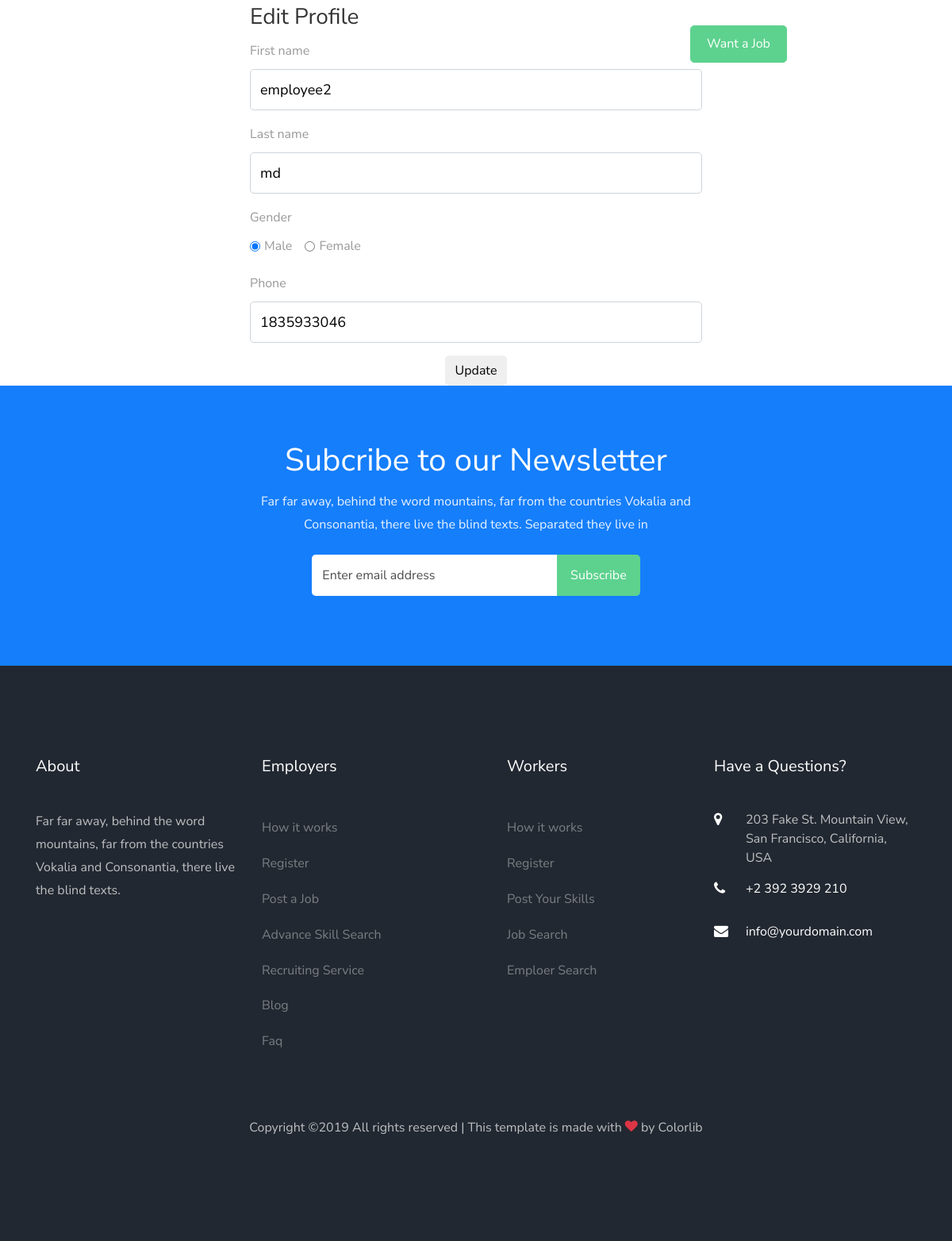
The page /employee/profile/update (signed in) on the database its author committed.
### useraccount/models.py (models this page shows, shortened)
class User(AbstractUser):
    username = None
    role = models.CharField(max_length=12, error_messages={
        'required': "Role must be provided"
    })
    email = models.EmailField(unique=True, blank=False,
                              error_messages={
                                  'unique': "A user with that email already exists.",
                              })
    gender_list = (('male', 'Male'), ('female', 'Female'),)
    gender = models.CharField(max_length=10, choices=gender_list, blank=True, null=True)
    phone = models.CharField(max_length=15, blank=True, null=True)
    USERNAME_FIELD = "email"
    REQUIRED_FIELDS = []
    objects = UserManager()

### useraccount/views.py (the view)
# urls.py: path('employee/profile/update', EditProfileView.as_view(), name='employer-profile-update'),
class EditProfileView(UpdateView):
    model = User
    form_class = EmployeeProfileUpdateForm
    context_object_name = 'employee'
    template_name = 'useraccount/edit-profile.html'
    success_url = reverse_lazy('employer-profile-update')
    @method_decorator(login_required(login_url=reverse_lazy('login')))
    def dispatch(self, request, *args, **kwargs):
        if not self.request.user.is_authenticated:
            return reverse_lazy('login')
        if self.request.user.is_authenticated and self.request.user.role != 'employee':
            return reverse_lazy('login')
        return super().dispatch(self.request, *args, **kwargs)
    def get(self, request, *args, **kwargs):
        try:
            self.object = self.get_object()
        except Http404:
            raise Http404("User doesn't exists")
        return self.render_to_response(self.get_context_data())
    def get_object(self, queryset=None):
        obj = self.request.user
        if obj is None:
            raise Http404("Job doesn't exists")
        return obj

### useraccount/forms.py
class EmployeeProfileUpdateForm(forms.ModelForm):
    def __init__(self, *args, **kwargs):
        super(EmployeeProfileUpdateForm, self).__init__(*args, **kwargs)
        self.fields['first_name'].widget.attrs.update(
            {
                'placeholder': 'Enter First Name',
            }
        )
        self.fields['last_name'].widget.attrs.update(
            {
                'placeholder': 'Enter Last Name',
            }
        )
    class Meta:
        model = User
        fields = ["first_name", "last_name", "gender", "phone"]

### useraccount/templates/useraccount/edit-profile.html (shortened to what this page needs)
{% extends "managejob/base.html" %}
{% block content %}
<div class="col-lg-6 offset-3">
    <div class="box">
        <h3 class="heading">Edit Profile</h3>
        <form action="" method="post">
            {% for field in form %}
                {% if field.name == 'gender' %}
                    <div class="form-group">
                        <label for="gender">Gender</label>
                        <br>
                        <div class="form-check form-check-inline">
                            <input class="form-check-input" {% if field.value == 'male' %} checked {% endif %}
                                   type="radio" name="gender" id="male gender"
                                   value="male">
                            <label class="form-check-label" for="male">Male</label>
                        </div>
                        <div class="form-check form-check-inline">
                            <input class="form-check-input" {% if field.value == 'female' %} checked {% endif %}
                                   type="radio" name="gender" id="female"
                                   value="female">
                            <label class="form-check-label" for="female">Female</label>
                        </div>
                    </div>
                {% else %}
                    <div class="form-group">
                        <label for="id_{{ field.name }}">{{ field.label }}</label>
                        <input type="{{ field.field.widget.input_type }}"
                               class="form-control"
                               name="{{ field.name }}"
                               id="id_{{ field.name }}"
                               value="{{ field.value }}"
                               placeholder="{{ field.field.widget.attrs.placeholder }}">
                    </div>
                {% endif %}
            {% endfor %}
            <div class="text-center">
                <button type="submit" class="btn btn-outline-white-primary">
                     Update
                </button>
            </div>
        </form>
    </div>
</div>
{% endblock content %}

### rows shown on the page
User: first_name "employee2" "md" "1835933046", gender "☑", gender "☐ Female"

### other values the page prints
{{ field.label }} "First name" "Last name" "Phone"
